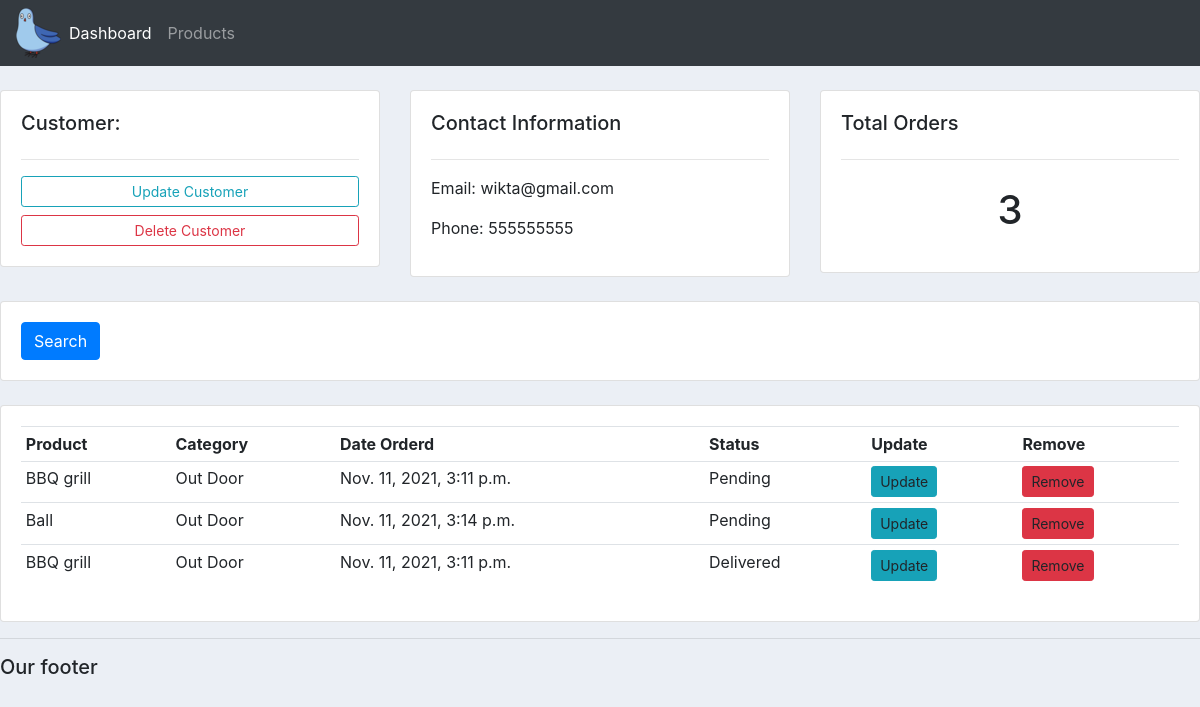
Screenshot of /customer/1 with the database file from the repository.
### accounts/models.py (models this page shows, shortened)
class Customer(models.Model):
	name = models.CharField(max_length=200, null=True)
	phone = models.CharField(max_length=200, null=True)
	email = models.CharField(max_length=200, null=True)
	date_created = models.DateTimeField(auto_now_add=True, null=True)

class Order(models.Model):
	STATUS = (
			('Pending', 'Pending'),
			('Out for delivery', 'Out for delivery'),
			('Delivered', 'Delivered'),
			)
	customer = models.ForeignKey(Customer, null=True, on_delete=models.SET_NULL) #w nawiasach piszemy jaki model ma być "rodzicem" tego modelu tutaj. on_delete oznacza, ze za kazdym razem jak usuniemy customera z bazy danych, to wtedy to konkretne pole bedzie po prostu nullem
	product = models.ForeignKey(Product, null=True, on_delete=models.SET_NULL)
	date_created = models.DateTimeField(auto_now_add=True, null=True)
	status = models.CharField(max_length=200, null=True, choices=STATUS)

class Product(models.Model):
	CATEGORY = (
			('Indoor', 'Indoor'),
			('Out Door', 'Out Door'),
			)
	name = models.CharField(max_length=200, null=True)
	price = models.FloatField(null=True)
	category = models.CharField(max_length=200, null=True, choices=CATEGORY)
	description = models.CharField(max_length=200, null=True, blank=True) #blank czyli nie trzeba bedzie podawac opisu zeby wszystko dzialalo
	date_created = models.DateTimeField(auto_now_add=True, null=True)
	tags = models.ManyToManyField(Tag)
	def __str__(self):
		return self.name

### accounts/views.py (the view)
# urls.py: path('customer/<str:pk_test>', views.customer, name="customer"),
def customer(request, pk_test):
    customer = Customer.objects.get(id=pk_test)
    orders = customer.order_set.all() #orders_set.all() zbiera wszystkei ordery i je przypisuje
    order_count = orders.count()
    context = {'customer':customer, 'orders':orders, 'order_count':order_count}
    return render(request, 'accounts/customer.html', context)

### accounts/templates/accounts/customer.html
{%  extends 'accounts/main.html' %}
{% block content %}
	<br>
<div class="row">
	<div class="col-md">
		<div class="card card-body">
			<h5>Customer:</h5>
			<hr>
			<a class="btn btn-outline-info  btn-sm btn-block" href="">Update Customer</a>
			<a class="btn btn-outline-danger  btn-sm btn-block" href="">Delete Customer</a>
		</div>
	</div>
	<div class="col-md">
		<div class="card card-body">
			<h5>Contact Information</h5>
			<hr>
			<p>Email: {{customer.email}}</p>
			<p>Phone: {{customer.phone}}</p>
		</div>
	</div>
	<div class="col-md">
		<div class="card card-body">
			<h5>Total Orders</h5>
			<hr>
			<h1 style="text-align: center;padding: 10px">{{order_count}}</h1>
		</div>
	</div>
</div>
<br>
<div class="row">
	<div class="col">
		<div class="card card-body">
			<form method="get">
		    <button class="btn btn-primary" type="submit">Search</button>
		  </form>
		</div>
	</div>
</div>
<br>
<div class="row">
	<div class="col-md">
		<div class="card card-body">
			<table class="table table-sm">
				<tr>
					<th>Product</th>
					<th>Category</th>
					<th>Date Orderd</th>
					<th>Status</th>
					<th>Update</th>
					<th>Remove</th>
				</tr>
				{% for order in orders %}
				<tr>
					<td>{{order.product}}</td>
					<td>{{order.product.category}}</td>
					<td>{{order.product.date_created}}</td>
					<td>{{order.status}}</td>
					<td><a class="btn btn-sm btn-info">Update</a></td>
					<td><a class="btn btn-sm btn-danger">Remove</a></td>
				</tr>
				{% endfor %}
			</table>
		</div>
	</div>
</div>
{% endblock %}

### static/css/main.css (style rules this page uses)
body { background-color: #ebeff5; }

### rows the page displays
Customer: email "wikta@gmail.com", phone "555555555"
Order: product "BBQ grill", product.category "Out Door", product.date_created "Nov. 11, 2021, 3:11 p.m.", status "Pending"
Order: product "Ball", product.category "Out Door", product.date_created "Nov. 11, 2021, 3:14 p.m.", status "Pending"
Order: product "BBQ grill", product.category "Out Door", product.date_created "Nov. 11, 2021, 3:11 p.m.", status "Delivered"

### other values shown
{{ order_count }} "3"
